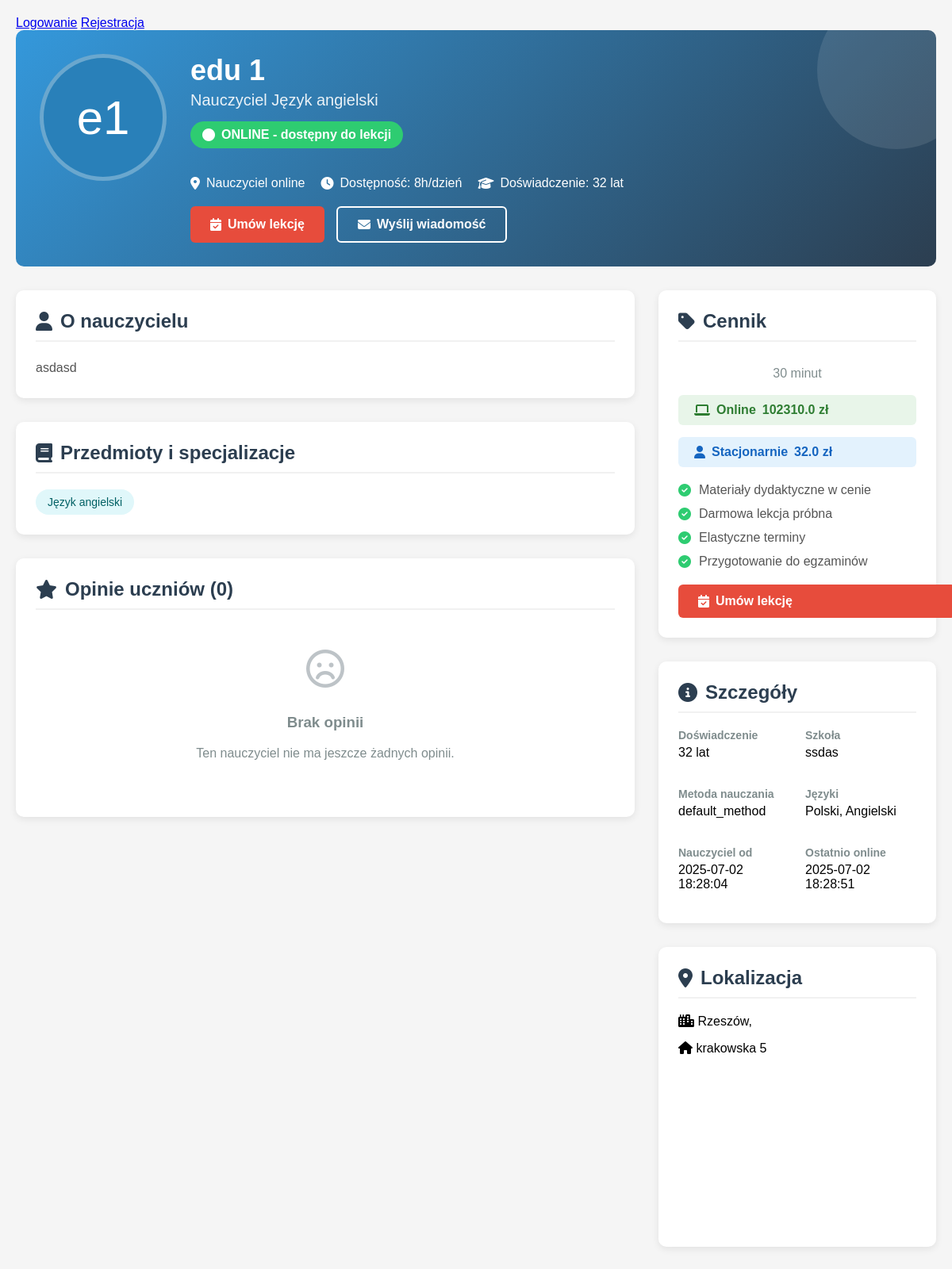
The page /teacher_profile/3 (signed in) on the database its author committed.
### tables this page shows
CREATE TABLE users (
                id INTEGER PRIMARY KEY AUTOINCREMENT,
                username TEXT UNIQUE NOT NULL,
                email TEXT UNIQUE NOT NULL,
                hash TEXT NOT NULL,
                role INTEGER DEFAULT 0,
                voivodeship TEXT,
                regional_teacher_id INTEGER,
                first_name TEXT,
                last_name TEXT,
                phone TEXT,
                school TEXT,
                subjects TEXT,
                experience_years INTEGER,
                bio TEXT,
                profile_picture TEXT,
                created_at TIMESTAMP DEFAULT CURRENT_TIMESTAMP,
                is_online INTEGER DEFAULT 0,
                last_online TIMESTAMP,
                teaching_modes TEXT DEFAULT 'online',
                availability_hours INTEGER DEFAULT 8,
                parental_email TEXT,
                password_setup_token TEXT,
                token_expiry TIMESTAMP,
                password_reset_token TEXT,
                password_reset_expiry TIMESTAMP,
                tmethod TEXT DEFAULT 'default_method'
            );

CREATE TABLE teacher_pricing (
                teacher_id INTEGER PRIMARY KEY,
                price_online REAL NOT NULL DEFAULT 80.0,
                price_in_person REAL NOT NULL DEFAULT 100.0,
                updated_at TIMESTAMP DEFAULT CURRENT_TIMESTAMP,
                FOREIGN KEY (teacher_id) REFERENCES users (id)
            );

CREATE TABLE pins (
                id INTEGER PRIMARY KEY AUTOINCREMENT,
                title TEXT NOT NULL,
                description TEXT,
                region TEXT NOT NULL,
                city TEXT NOT NULL,
                address TEXT NOT NULL,
                lat REAL NOT NULL,
                lng REAL NOT NULL,
                created_by INTEGER NOT NULL,
                FOREIGN KEY (created_by) REFERENCES users (id)
            );

### app.py (the view)
@app.route("/teacher_profile/<int:teacher_id>")
def teacher_profile(teacher_id):
    if "user_id" not in session:
        flash("Musisz być zalogowany, aby przeglądać profile nauczycieli", "error")
        return redirect(url_for("login"))
    db = get_db()
    teacher = db.execute("""
        SELECT u.*, p.city, p.address, p.lat, p.lng,
               rt.username as regional_teacher_name
        FROM users u
        LEFT JOIN pins p ON u.id = p.created_by
        LEFT JOIN users rt ON u.regional_teacher_id = rt.id
        WHERE u.id = ? AND u.role IN (?, ?)
    """, (teacher_id, ROLE_TEACHER, ROLE_REGIONAL_TEACHER)).fetchone()
    if not teacher:
        flash("Nauczyciel nie istnieje", "error")
        return redirect(url_for("index"))
    teacher = row_to_dict(teacher)
    availability = {}
    availability_rows = db.execute("""
        SELECT day_of_week, start_time, end_time, is_available, teaching_mode
        FROM teacher_availability
        WHERE teacher_id = ?
    """, (teacher_id,)).fetchall()
    for row in availability_rows:
        day = row['day_of_week']
        time_slot = f"{row['start_time']} - {row['end_time']}"
        if day not in availability:
            availability[day] = {}
        availability[day][time_slot] = {
            'available': row['is_available'],
            'mode': row['teaching_mode']
        }
    reviews = []
    pricing = db.execute("""
        SELECT price_online, price_in_person
        FROM teacher_pricing
        WHERE teacher_id = ?
    """, (teacher_id,)).fetchone()
    if not pricing:
        pricing = {"price_online": "brak danych", "price_in_person": "brak danych"}
    return render_template("teacher_profile.html",
                           teacher=teacher,
                           availability=availability,
                           reviews=reviews,
                           time_slots=generate_time_slots(),
                           datetime=datetime,
                           pricing=pricing)

### templates/teacher_profile.html (shortened to what this page needs)
<!DOCTYPE html>
<html lang="pl">
<head>
    <link rel="stylesheet" href="https://cdnjs.cloudflare.com/ajax/libs/font-awesome/6.4.0/css/all.min.css ">
</head>
<body>
    <nav>
        <div class="nav-left">
            {% if logged_in %}
                Witaj, <strong>{{ session.get('username') }}</strong> ({{ role }}) |
                <a href="{{ url_for('index') }}">Strona główna</a>
                <a href="{{ url_for('online_teachers') }}">Nauczyciele Online</a>
                {% if role in ['admin', 'teacher'] %}
                    <a href="{{ url_for('add') }}">Dodaj Pinezkę</a>
                {% endif %}
                {% if role == 'teacher' and teacher_has_pin %}
                    <a href="{{ url_for('edit_pin', pin_id=session.get('assigned_pin_id')) }}">Edytuj swoją pinezkę</a>
                {% endif %}
                {% if role == 'admin' %}
                    <a href="{{ url_for('users') }}">Użytkownicy</a>
                    <a href="{{ url_for('messages') }}">Wiadomości</a>
                {% endif %}
            {% else %}
                <a href="{{ url_for('login') }}">Logowanie</a>
                <a href="{{ url_for('register') }}">Rejestracja</a>
            {% endif %}
        </div>
    </nav>
    <div class="profile-container">
        <div class="profile-header">
            <div class="avatar-container">
                <div class="teacher-avatar">
                    {{ teacher.first_name[0] }}{{ teacher.last_name[0] }}
                </div>
            </div>
            <div class="profile-info">
                <h1 class="teacher-name">{{ teacher.first_name }} {{ teacher.last_name }}</h1>
                <div class="teacher-title">Nauczyciel {{ teacher.subjects.split(', ')[0] }}</div>
                <div class="status-badge">
                    <i class="fas fa-circle"></i> ONLINE - dostępny do lekcji
                </div>
                <div class="contact-info">
                    <div class="contact-item">
                        <i class="fas fa-map-marker-alt"></i>
                        {% if teacher.voivodeship %}
                            {{ teacher.voivodeship }}{% if teacher.city %}, {{ teacher.city }}{% endif %}
                        {% else %}
                            Nauczyciel online
                        {% endif %}
                    </div>
                    <div class="contact-item">
                        <i class="fas fa-clock"></i>
                        Dostępność: {{ teacher.availability_hours }}h/dzień
                    </div>
                    <div class="contact-item">
                        <i class="fas fa-graduation-cap"></i>
                        Doświadczenie: {{ teacher.experience_years }} lat
                    </div>
                </div>
                <div class="profile-actions">
                    <a href="{{ url_for('book_teacher', teacher_id=teacher.id) }}" class="btn btn-primary">
                        <i class="fas fa-calendar-check"></i> Umów lekcję
                    </a>
                    <a href="#" class="btn btn-outline">
                        <i class="fas fa-envelope"></i> Wyślij wiadomość
                    </a>
                </div>
            </div>
        </div>
        <div class="profile-content">
            <div class="main-content">
                <div class="section">
                    <h2 class="section-title"><i class="fas fa-user"></i> O nauczycielu</h2>
                    <div class="about-content">
                        {{ teacher.bio or "Nauczyciel nie dodał jeszcze opisu swojego profilu." }}
                    </div>
                </div>
                <div class="section">
                    <h2 class="section-title"><i class="fas fa-book"></i> Przedmioty i specjalizacje</h2>
                    <div class="subjects-list">
                        {% for subject in teacher.subjects.split(', ') %}
                        <div class="subject-tag">{{ subject }}</div>
                        {% endfor %}
                    </div>
                </div>
                <div class="section">
                    <h2 class="section-title"><i class="fas fa-star"></i> Opinie uczniów ({{ reviews|length }})</h2>
                    <div class="reviews-container">
                        {% if reviews %}
                            {% for review in reviews %}
                            <div class="review">
                                <div class="review-header">
                                    <div class="review-avatar">{{ review.student_name[0] }}</div>
                                    <div class="review-name">{{ review.student_name }}</div>
                                    <div class="review-date">{{ review.date }}</div>
                                </div>
                                <div class="review-rating">
                                    {% for i in range(5) %}
                                    <i class="fas fa-star{% if i >= review.rating %}-o{% endif %}"></i>
                                    {% endfor %}
                                </div>
                                <div class="review-content">
                                    {{ review.content }}
                                </div>
                            </div>
                            {% endfor %}
                        {% else %}
                            <div class="no-reviews">
                                <i class="far fa-frown"></i>
                                <h3>Brak opinii</h3>
                                <p>Ten nauczyciel nie ma jeszcze żadnych opinii.</p>
                            </div>
                        {% endif %}
                    </div>
                </div>
            </div>
            <div class="sidebar">
                <div class="section booking-card">
                    <h2 class="section-title"><i class="fas fa-tag"></i> Cennik</h2>
                    <div class="booking-price">
                        <span>30 minut</span>
                    </div>
                    <div class="modes-list">
                        <div class="mode-tag mode-online">
                            <i class="fas fa-laptop"></i> Online <span>{{ pricing.price_in_person }} zł<span/>
                        </div>
                        <div class="mode-tag mode-in-person">
                            <i class="fas fa-user"></i> Stacjonarnie <span>{{ pricing.price_online }} zł<span/>
                        </div>
                    </div>
                    <div class="booking-features">
                        <div class="feature-item">
                            <i class="fas fa-check-circle"></i>
                            <span>Materiały dydaktyczne w cenie</span>
                        </div>
                        <div class="feature-item">
                            <i class="fas fa-check-circle"></i>
                            <span>Darmowa lekcja próbna</span>
                        </div>
                        <div class="feature-item">
                            <i class="fas fa-check-circle"></i>
                            <span>Elastyczne terminy</span>
                        </div>
                        <div class="feature-item">
                            <i class="fas fa-check-circle"></i>
                            <span>Przygotowanie do egzaminów</span>
                        </div>
                    </div>
                    <a href="{{ url_for('book_teacher', teacher_id=teacher.id) }}" class="btn btn-primary" style="width: 100%;">
                        <i class="fas fa-calendar-check"></i> Umów lekcję
                    </a>
                </div>
                <div class="section">
                    <h2 class="section-title"><i class="fas fa-info-circle"></i> Szczegóły</h2>
                    <div class="info-grid">
                        <div class="info-item">
                            <div class="info-label">Doświadczenie</div>
                            <div class="info-value">{{ teacher.experience_years }} lat</div>
                        </div>
                        <div class="info-item">
                            <div class="info-label">Szkoła</div>
                            <div class="info-value">{{ teacher.school or 'Nie podano' }}</div>
                        </div>
                        <div class="info-item">
                            <div class="info-label">Metoda nauczania</div>
                            <div class="info-value">{{ teacher.tmethod }}</div>
                        </div>
                        <div class="info-item">
                            <div class="info-label">Języki</div>
                            <div class="info-value">Polski, Angielski</div>
                        </div>
                        <div class="info-item">
                            <div class="info-label">Nauczyciel od</div>
                            <div class="info-value">{{ teacher.created_at|format_date }}</div>
                        </div>
                        <div class="info-item">
                            <div class="info-label">Ostatnio online</div>
                            <div class="info-value">{{ teacher.last_online|format_datetime }}</div>
                        </div>
                    </div>
                </div>
                <div class="section">
                    <h2 class="section-title"><i class="fas fa-map-marker-alt"></i> Lokalizacja</h2>
                    {% if teacher.city %}
                    <p><i class="fas fa-city"></i> {{ teacher.city }}, {{ teacher.voivodeship }}</p>
                    <p><i class="fas fa-home"></i> {{ teacher.address or 'Nie podano adresu' }}</p>
                    <div id="mini-map" style="height: 200px; margin-top: 15px; border-radius: 8px; overflow: hidden;"></div>
                    {% else %}
                    <p>Nauczyciel prowadzi wyłącznie lekcje online</p>
                    {% endif %}
                </div>
            </div>
        </div>
    </div>
</body>
</html>

### rows shown on the page
users: first_name "e", last_name "1", first_name "edu", subjects "Język angielski", availability_hours "8", experience_years "32", bio "asdasd", school "ssdas", tmethod "default_method", created_at "2025-07-02 18:28:04", last_online "2025-07-02 18:28:51"
teacher_pricing: price_in_person "102310.0", price_online "32.0"
pins: city "Rzeszów", address "krakowska 5"

### other values the page prints
{{ reviews|length }} "0"
